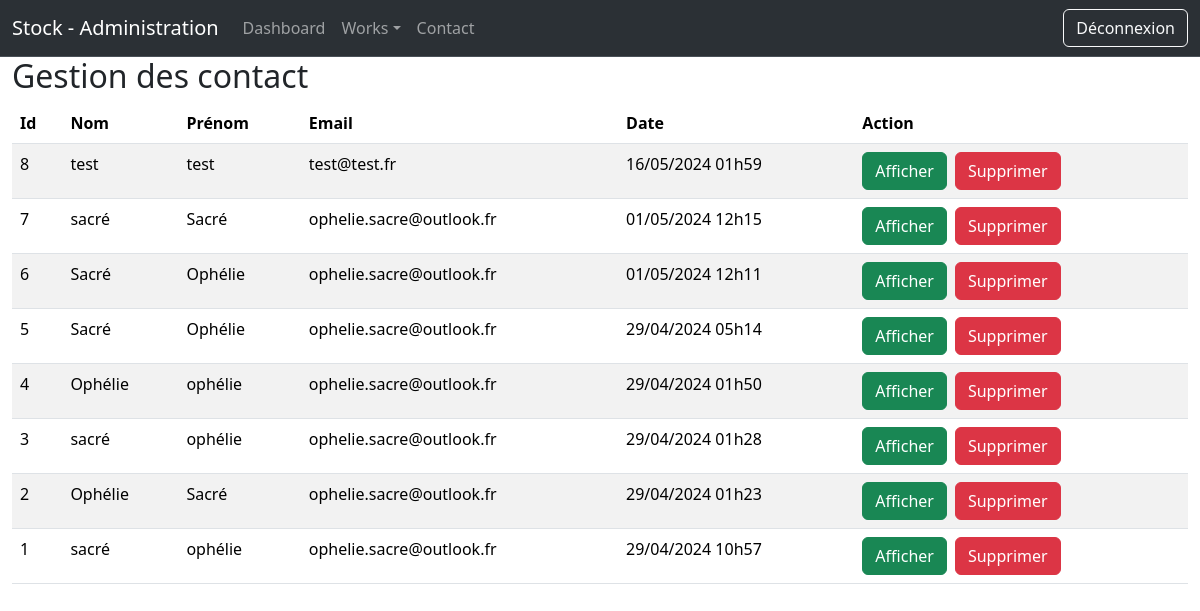
Page /admin/contact.php (signed in) on the earlier database version.
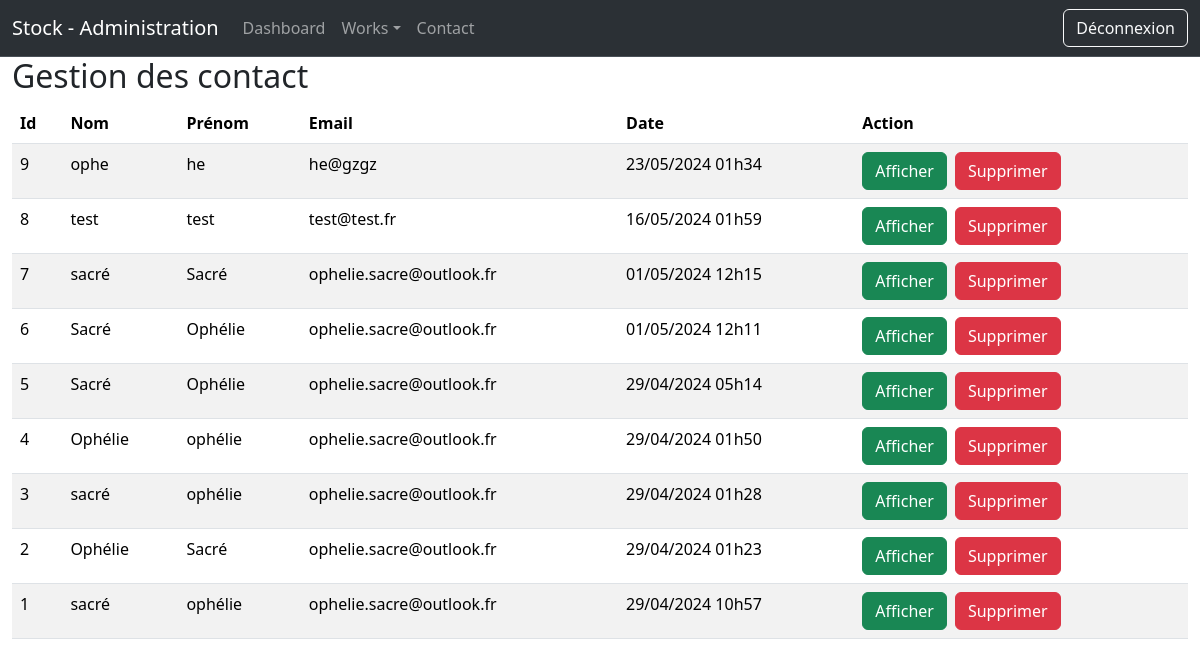
Same page on the later database version.
### tables this page shows
CREATE TABLE IF NOT EXISTS `contact` (
  `id` int NOT NULL AUTO_INCREMENT,
  `nom` varchar(255) NOT NULL,
  `prenom` varchar(255) NOT NULL,
  `email` varchar(255) NOT NULL,
  `message` text NOT NULL,
  `date` datetime NOT NULL,
  PRIMARY KEY (`id`)
);

### admin/contact.php (the view, shortened to what this page needs)
<?php
    require "../connexion.php";
?>
<!DOCTYPE html>
<html lang="en">
<head>
    <link href="https://cdn.jsdelivr.net/npm/bootstrap@5.3.2/dist/css/bootstrap.min.css" rel="stylesheet">
</head>
<body>
    <?php
        include("partials/header.php");
    ?>
    <div class="container-fluid">
     <h2>Gestion des contact</h2>
    <table class="table table-striped">
        <thead>
            <tr>
                <th>Id</th>
                <th>Nom</th>
                <th>Prénom</th>
                <th>Email</th>
                <th>Date</th>
                <th>Action</th>
            </tr>
        </thead>
        <tbody>
            <?php
                $contacts = $bdd->query("SELECT id, nom,prenom, email, DATE_FORMAT(date, '%d/%m/%Y %hh%i') AS mydate FROM contact ORDER BY date DESC");
                while($donContact = $contacts->fetch())
                {
                    echo "<tr>";
                        echo "<td>".$donContact['id']."</td>";
                        echo "<td>".$donContact['nom']."</td>";
                        echo "<td>".$donContact['prenom']."</td>";
                        echo "<td>".$donContact['email']."</td>";
                        echo "<td>".$donContact['mydate']."</td>";
                        echo "<td>";
                            echo "<a href='showContact.php?id=".$donContact['id']."' class='btn btn-success'>Afficher</a>";
                            echo "<a href='contact.php?delete=".$donContact['id']."' class='btn btn-danger ms-2'>Supprimer</a>";
                        echo "</td>";
                    echo "</tr>";
                }
            ?>
        </tbody>
    </table>
    </div>
</body>
</html>

Differences in the rows shown:
added contact: id "9", nom "ophe", prenom "he", email "he@gzgz", mydate "23/05/2024 01h34"
